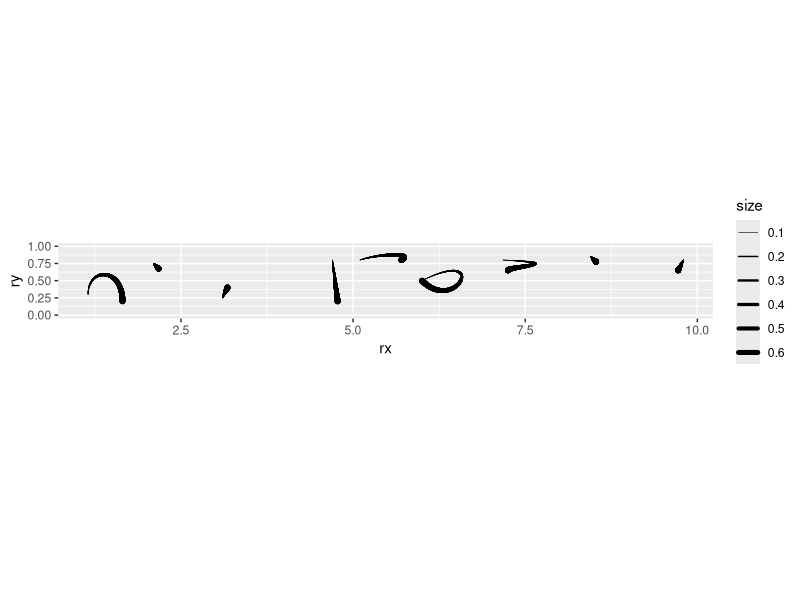
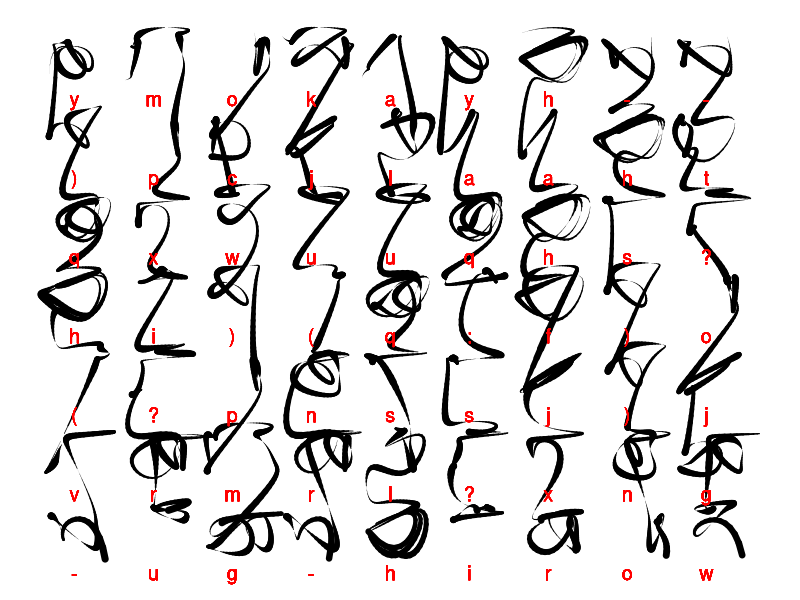
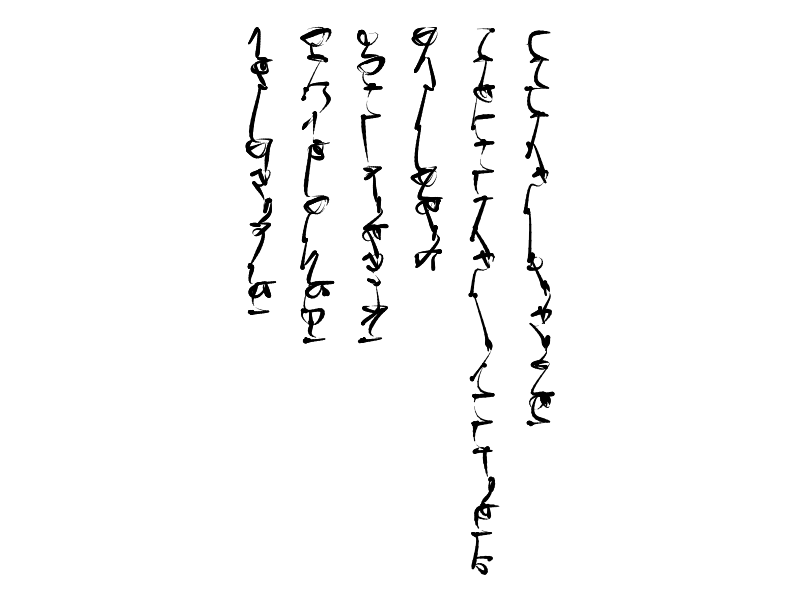
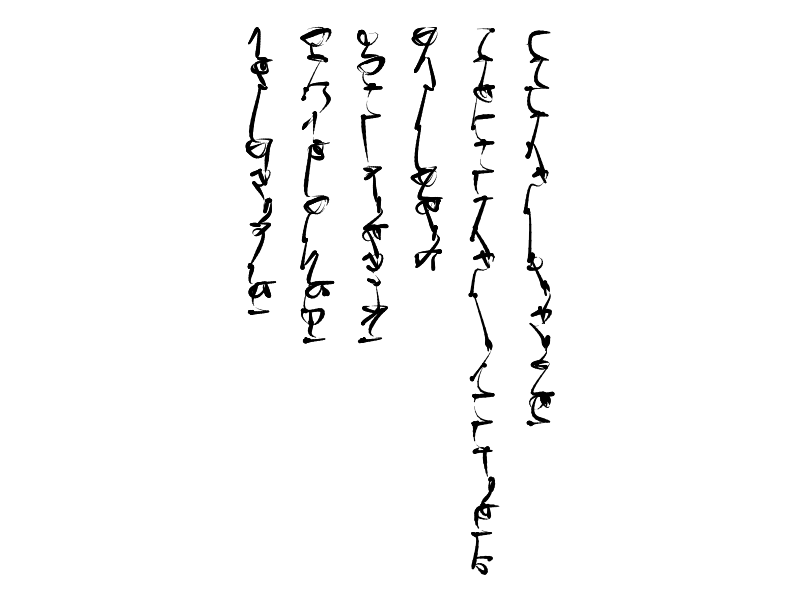

Here is the R script that generated these plots, in order: (Note: this script raises an error after producing the figures.)
## ---- chunk 1
knitr::opts_chunk$set(
  collapse = TRUE,
  comment = "#>"
)
## ---- chunk 2
library(dplyr) # A Grammar of Data Manipulation
library(ggforce) # Accelerating 'ggplot2'
library(ggplot2) # Create Elegant Data Visualisations Using the Grammar of Graphics
library(glue) # Interpreted String Literals
library(stringr) # Simple, Consistent Wrappers for Common String Operations
library(tidyr) # Tidy Messy Data
## ---- chunk 3
seed <- sample.int(100000000, 1)
## ---- chunk 4
#set.seed(seed)

l <- c(letters, "'", "-", ":", "?", "(", ")") 
n_glyphs <- length(l) # Number of letters/glyphs
## ---- chunk 5

strokes <- c("stroke1", "stroke2", "stroke3", "stroke4", "stroke5", "stroke6", "stroke7", "stroke8", "stroke9")
n_strokes <- length(strokes)

strokes <- data.frame(stroke = factor(rep(strokes, each = 4)))

#n_strokes <- nlevels(strokes$stroke)

strokes$rx <- c(0.15, 0.15, 0.65, 0.65,
                0.1, 0.125, 0.15, 0.175,
                0.1, 0.125, 0.15, 0.175,
                0.7, 0.725, 0.75, 0.775,
                0.1, 0.4, 0.9, 0.7,
                0.0, 1.0, 0.5, 0.0,
                0.175, 1.2, 0.225, 0.25,
                0.45, 0.475, 0.5, 0.53,
                0.8, 0.773, 0.75, 0.72)

# Did not quite like what happens when I randomize the coordinates
# strokes$rx <- c(runif(4, 0.15, 0.65) |> sort(),
#                 runif(4, 0.1, 0.175) |> sort(),
#                 runif(4, 0.1, 0.175) |> sort(),
#                 runif(4, 0.7, 0.8),
#                 runif(4, 0.1, 0.7),
#                 runif(4, 0.0, 1))

strokes$ry <- c(0.30, 0.70, 0.70, 0.20,
                0.75, 0.725, 0.7, 0.675,
                0.25, 0.3, 0.35, 0.4,
                0.8, 0.6, 0.4, 0.2,
                0.8, 0.9, 0.9, 0.8,
                0.5, 1.0, 0, 0.5,
                0.8, 0.75, 0.7, 0.65,
                0.85, 0.825, 0.8, 0.775,
                0.8, 0.75, 0.7, 0.65)

# strokes$ry <- c(runif(4, 0.3, 0.7),
#                 runif(4, 0.675, 0.75),
#                 runif(4, 0.25, 0.4),
#                 runif(4, 0.2, 0.8),
#                 runif(4, 0.8, 0.9),
#                 runif(4, 0.0, 1))


# stroke3 <- data.frame(theta = seq(3 * pi/2, 7 * pi/2, length = 10)) |>
#   mutate(id = 1:n(),
#          rx = 0.65 + 0.4 * (0.0065 * id) * cos(theta),
#          ry = 0.65 + 0.4 * (0.0055 * id) * sin(theta),
#          size = c(0.1, 0.2, 0.3, 0.4, 0.5, 0.6, 0.7, 0.8, 0.85, 0.9))

strokes$size <- rep(c(0.1, 0.3, 0.5, 0.7), n_strokes)
## ---- chunk 6
strokes |> 
  mutate(x = as.numeric(stroke),
         rx = rx + x) |>
  ggplot() +
  geom_bspline2(aes(x = rx, 
                    y = ry, 
                    #color = type, 
                    group = stroke,
                    linewidth = size),
                n = 800, 
                lineend = "round") + 
  scale_linewidth(range = c(0.2,2)) +
  ylim(c(0, 1)) +
  coord_equal()

## ---- chunk 7
set.seed(seed)

glyphs <-  data.frame(glyph = 1:n_glyphs) |>
  # Join the corresponding letters
  left_join(data.frame(letter = l, 
                       glyph = 1:n_glyphs),
            by = "glyph") |>
  # Randomly choose number of strokes for each glyph
  mutate(n_strokes = sample.int(2, n(), replace = TRUE) + sample.int(2, n(), replace = TRUE)) |>
  # Uncount to have as many rows per glyph as number of strokes
  uncount(n_strokes) |>
  # Sample the strokes for the glyph
  mutate(stroke = sample(unique(strokes$stroke), n(), replace = TRUE)) |>
  # Create an identifier for the glyph-stroke pair
  mutate(gs = factor(1:n())) |>
  # Group by glyph
  group_by(glyph) |>
  # Create identifier for position of stroke in glyph
  mutate(s = 1:n()) |>
  # Ungroup data frame
  ungroup() |>
  distinct(gs, .keep_all = TRUE)  
## ---- chunk 8
glyphs <- glyphs |>
  left_join(strokes,
            by = "stroke")
## ---- chunk 9
set.seed(seed)

n_row <- 8
n_col <- 6

text <- expand.grid(x = seq(0, n_row, 1), y = seq(n_col, 0, -1)) |>
  # Generate id for the position of glyphs in the text
  mutate(id = 1:n(),
         # Sample glyph identifiers
         glyph = sample.int(n_glyphs, 
                            n(), 
                            replace = TRUE)) |>
  # Join strokes corresponding to each glyph identifier
  left_join(glyphs,
            by = "glyph") |> 
  # Randomize the positions and sizes of the strokes by a small amount
  mutate(rx = x + rx + runif(n(), 0.95, 1.05) + s * runif(n(), 0.01, 0.10),
         ry = y + ry + runif(n(), 0.95, 1.05),
         size = 3 * size * runif(n(), 0.95,1.05))
## ---- chunk 10
text  |>
  ggplot() +
  geom_bspline2(aes(x = rx, 
                    y = ry, 
                    #color = type, 
                    group = x, #try x and id
                    linewidth = size),
                n = 800, 
                lineend = "round") + 
  # Add the identifier of the glyph for comparison
  geom_text(aes(x =  x + 1.5,
                y = y + 1,
                label = letter),
            color = "red", 
            size = 5) +
  scale_linewidth(range = c(0.0, 2.5)) +
  coord_equal() +
  #coord_equal(xlim = c(-1, 30), ylim = c(0, 2))# +
  theme_void() +
  theme(legend.position = "none")
## ---- chunk 11
tanka <- data.frame(text = c("Visible colours", 
                             "(Invisible passions)", 
                             "Fade from", 
                             "This world's", 
                             "Human hearts", 
                             "And flowers.")) |>
  # Convert all to lower case
  mutate(text = str_to_lower(text))
## ---- chunk 12
#find the maximum width of a line in number of characters
pad <- max(str_length(tanka$text))

# Pad the strings to have the same width
tanka <- tanka |>
  mutate(text = str_pad(text, width = pad, side = "right"))

cols <- nrow(tanka)
## ---- chunk 13
set.seed(seed)

# These sequences are for right-left, top-down writing. Select the spacing between columns:
s_cols <- 2
atext <- data.frame(x = rep(seq(s_cols * cols, s_cols * 1, -s_cols), each = pad),
                    y = rep(pad:1, cols),
                    letter = str_split(tanka$text, pattern = "") |> 
                      unlist(),
                    type = "text") |>
  mutate(id = 1:n()) |>
  left_join(data.frame(letter = l, glyph = 1:n_glyphs),
            by = "letter") |>
  # Join strokes coresponding to each glyph identifier
  left_join(glyphs,
            by = "glyph") |> 
  # Randomize the strokes position and size by a small amount
  mutate(rx = x + rx + runif(n(), 0.95, 1.05) + s * runif(n(), 0.01, 0.10),
         ry = y + ry + runif(n(), 0.95, 1.05),
         size = 3 * size * runif(n(), 0.95,1.05)) |>
  drop_na()


## ---- chunk 14
# Find the x and y extents
x_range <- max(atext$x) - min(atext$x)
y_range <- max(atext$y) - min(atext$y)


if(x_range > y_range){
  # If wider than taller
  w = 7
  h = 7 * y_range/x_range
}else{
   # If taller than wider
  w = 7 * x_range/y_range
  h = 7
}
## ---- chunk 15
atext |>
  #slice_head(n = 73) |>
  ggplot() +
  geom_bspline2(aes(x = rx, 
                    y = ry, 
                    #color = type, 
                    group = x, #try x and id
                    linewidth = size),
                n = 800, 
                lineend = "round") + 
  scale_linewidth(range = c(0.0, 1.5)) +
  coord_equal() +
  theme_void() +
  theme(legend.position = "none",
        panel.background = element_rect(color = NA,
                                        fill = "white"))

# Save named image
ggsave(glue::glue("outputs/asemic-poetry-{seed}.png"),
height = h,
width = w,
units = "in")
## ---- chunk 16
# Display image
knitr::include_graphics(glue::glue("outputs/asemic-poetry-{seed}.png"))
## ---- chunk 17
# Display image
knitr::include_graphics(c(glue::glue("outputs/asemic-poetry-59992805.png"),
                          glue::glue("outputs/asemic-poetry-38750804.png"),
                          glue::glue("outputs/asemic-poetry-86279955.png")))
